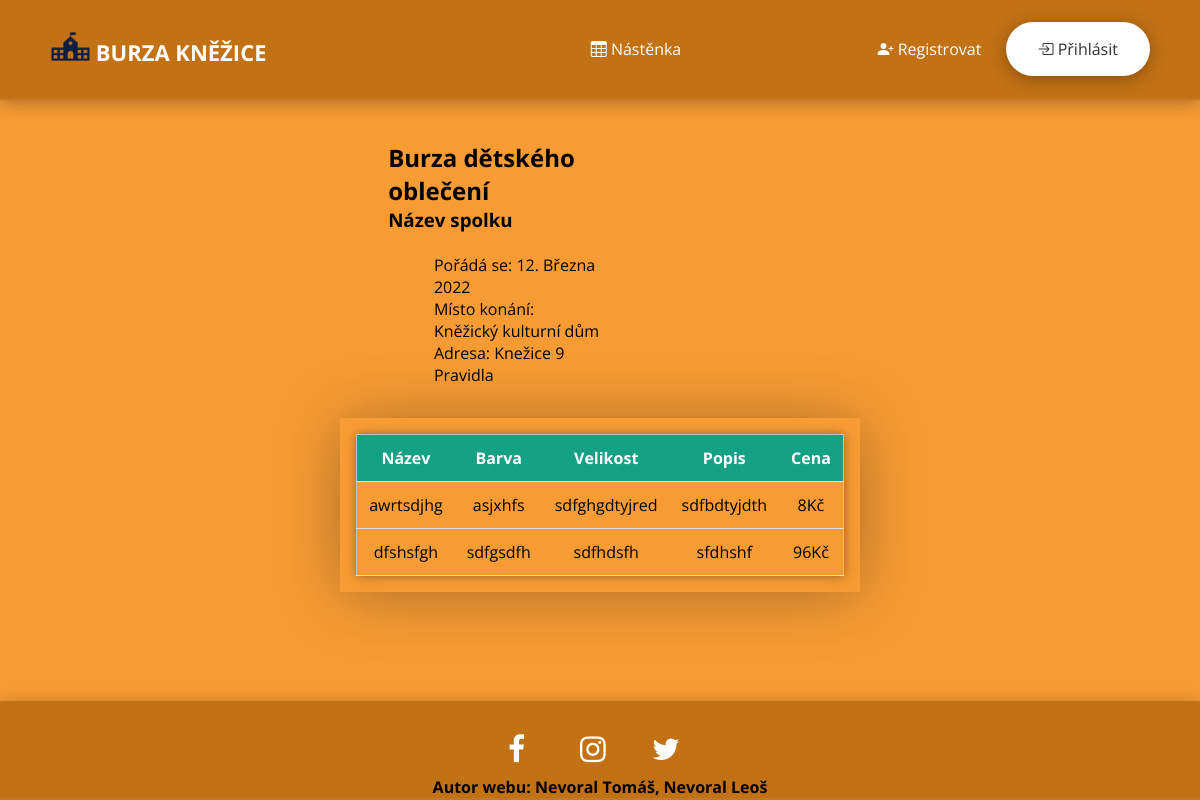
Page /home on the earlier database version.
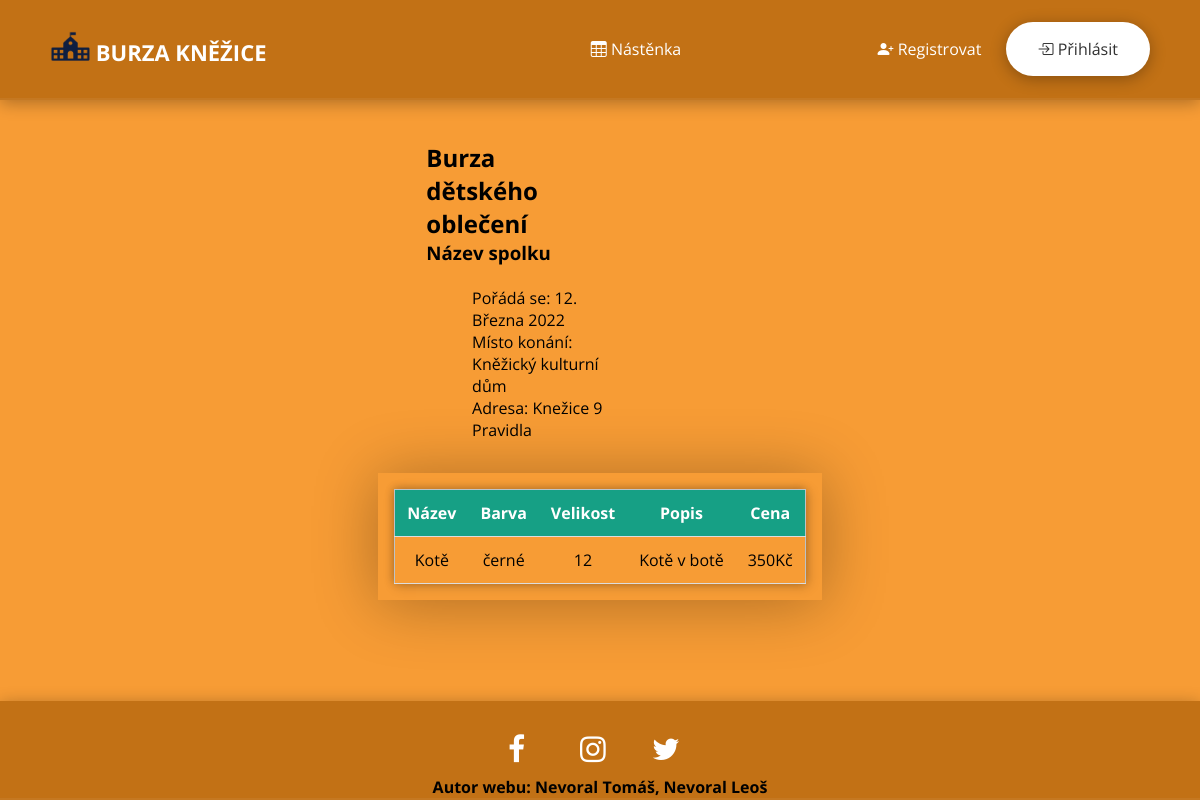
Same page on the later database version.
### web/models.py (models this page shows)
class Post(db.Model):
    id = db.Column(db.Integer, primary_key=True)
    bring = db.Column(db.Boolean, nullable=False)
    date_created = db.Column(db.DateTime(timezone=True), default=func.now())
    label = db.Column(db.Text, nullable=False)
    name = db.Column(db.String(150))
    color = db.Column(db.String(150))
    size = db.Column(db.String(150))
    price = db.Column(db.String(150))
    status = db.Column(db.Boolean, nullable=False)
    author = db.Column(db.Integer, db.ForeignKey(
        'user.id', ondelete="CASCADE"), nullable=False)

### web/views.py (the view)
@views.route("/")
@views.route("/home")
def home():
    posts = Post.query.all()
    posts.reverse()
    for i in posts:
        if i.status:
            posts.remove(i)
    posts = posts[:15]
    return render_template("main_page.html", user=current_user, posts=posts)

### web/flash_toastr/__init__.py (called while the page is built)
    @staticmethod
    def include_toastr_js(version=None, js_filename=None):
        if version is None:
            version = current_app.config.get('TOASTR_VERSION')
        if js_filename is None:
            js_filename = current_app.config.get('TOASTR_JS_FILENAME')
        js = '<script src="//cdnjs.cloudflare.com/ajax/libs/' \
             'toastr.js/{0}/{1}"></script>\n'.format(version, js_filename)
        return Markup(js)

    @staticmethod
    def include_toastr_css(version=None, css_filename=None):
        if version is None:
            version = current_app.config.get('TOASTR_VERSION')
        if css_filename is None:
            css_filename = current_app.config.get('TOASTR_CSS_FILENAME')
        css = '<link href="//cdnjs.cloudflare.com/ajax/libs/' \
              'toastr.js/{0}/{1}" rel="stylesheet" />\n'.format(
                version,
                css_filename
                )
        if current_app.config.get('TOASTR_OPACITY'):
            return Markup(css)
        else:
            return Markup('''
<style type = text/css>
  #toast-container>div {
    opacity: 1 !important;
  }
</style> {0}'''.format(css))

### web/templates/main_page.html (shortened to what this page needs)
{% extends "base.html" %}
{% block content %}
<div id = "container-info">
    <div class = "inline">
        <div id = "text_block">
            <h2>Burza dětského oblečení</h2>
            <h3>Název spolku</h3><br>
            <p class = "tabulator">Pořádá se: 12. Března 2022<br>
            Místo konání: Kněžický kulturní dům<br>
            Adresa: Knežice 9<br>
            Pravidla
            </p>
        </div>
    </div>
    <div class = "inline">
        <div id = "googleMap"></div>
    </div>
</div>
<div class="container-table">
    <table id='table'>
        <tr id="head">
            <th>Název</th>
            <th>Barva</th>
            <th>Velikost</th>
            <th>Popis</th>
            <th>Cena</th>
        </tr>
        {% for post in posts %}
            <tr onclick="markOnClick(this)" class="table-row" id="{{ post.id }}">
                <td>{{ post.name }}</td>
                <td>{{ post.color }}</td>
                <td>{{ post.size }}</td>
                <td>{{ post.label }}</td>
                <td>{{ post.price }}Kč</td>
            </tr>
        {% endfor %}
    </table>
</div>
{% endblock %}

Differences in the rows shown:
removed Post: name "awrtsdjhg", color "asjxhfs", size "sdfghgdtyjred", label "sdfbdtyjdth", price "8"
removed Post: name "dfshsfgh", color "sdfgsdfh", size "sdfhdsfh", label "sfdhshf", price "96"
added Post: name "Kotě", color "černé", size "12", label "Kotě v botě", price "350"
